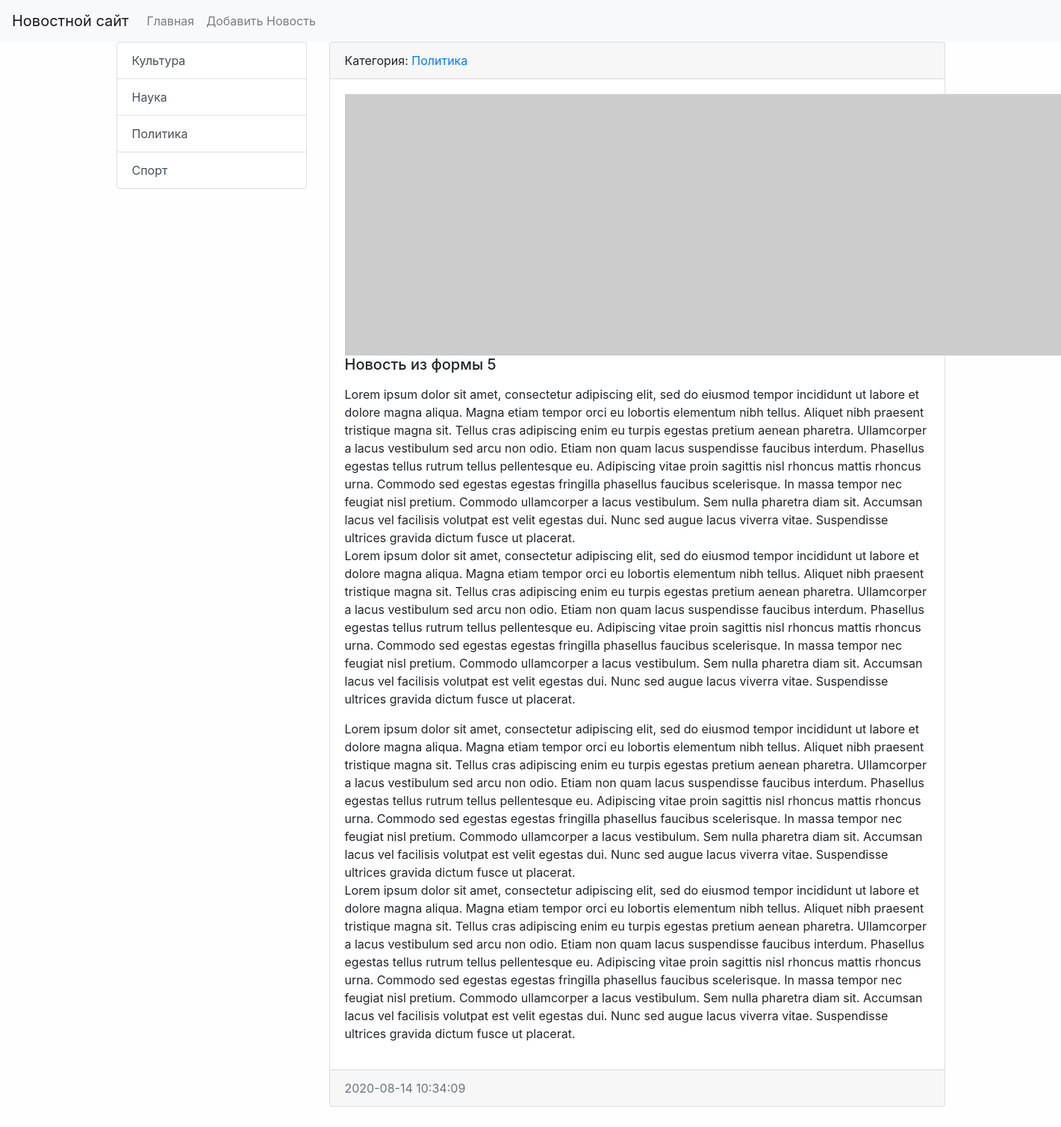
/news/12/, run on the app's committed database.
### news/models.py (models this page shows, shortened)
class Category(models.Model):
    title = models.CharField(max_length=150, db_index=True, verbose_name='Наименование категории')
    def get_absolute_url(self):
        return reverse('category', kwargs={'category_id': self.pk})
    def __str__(self):
        return self.title
    class Meta:
        verbose_name = 'Категорию'
        verbose_name_plural = 'Категории'
        ordering = ['title']

class News(models.Model):
    title = models.CharField(max_length=150, verbose_name='Наименование')
    content = models.TextField(blank=True, verbose_name='Контент')
    created_at = models.DateTimeField(auto_now_add=True, verbose_name='Дата публикации')
    updated_at = models.DateTimeField(auto_now=True, verbose_name='Обновлено')
    photo = models.ImageField(upload_to='photos/%Y/%m/%d/', verbose_name='Фото', blank=True)
    is_published = models.BooleanField(default=True, verbose_name='Опубликовано')
    category = models.ForeignKey('Category', on_delete=models.PROTECT, verbose_name='Категория')
    class Meta:
        verbose_name = 'Новость'
        verbose_name_plural = 'Новости'
        ordering = ['-created_at']

### news/views.py (the view)
# urls.py: path('news/<int:pk>/', ViewNews.as_view(), name='view_news'),
class ViewNews(DetailView):
    model = News
    context_object_name = 'news_item'

### news/templatetags/news_tags.py (called while the page is built)
@register.inclusion_tag('news/list_categories.html')
def show_categories():
    categories = Category.objects.all()
    return {'categories': categories}

### news/templates/news/news_detail.html (shortened to what this page needs)
{% extends "base.html" %}
{% block sidebar %}
{%include 'inc/_sidebar.html'%}
{% endblock %}
{% block content %}
<div class="card mb-3">
    <div class="card-header">
        Категория: <a href="{{news_item.category.get_absolute_url}}">{{news_item.category}}</a>
    </div>
    <div class="card-body">
        {%if item.photo %}
        <img src="{{news_item.photo.url}}" alt="" width="350" class="float-left mr-3">
        {%else%}
        <img src="https://picsum.photos/id/1060/350/235/" alt="" class="float-left mr-3">
        {%endif%}
        <h5 class="card-title">{{news_item.title}}</h5>
        <p class="card-text">{{news_item.content|safe|linebreaks}}</p>
    </div>
    <div class="card-footer text-muted">
        {{news_item.created_at|date:"Y-m-d H:i:s"}}
    </div>
</div>
{% endblock %}

### news/templates/news/list_categories.html
<div class="list-group">
    {%for item in categories %}
    <a href="{{item.get_absolute_url}}" class="list-group-item list-group-item-action">{{item.title}}</a>
    {%endfor%}
</div>

### mysite/static/css/style.css (style rules this page uses)
body { background-color: #fefefe; }

### data on the page
Category: title "Культура"
Category: title "Наука"
Category: title "Политика"
Category: title "Спорт"
News: category "Политика", title "Новость из формы 5", content "Lorem ipsum dolor sit amet, consectetur adipiscing elit, sed do eiusmod tempor incididunt ut labore et dolore magna aliqua. Magna etiam tempor orci eu lobortis elementum nibh tellus. Aliquet nibh praesent tristique magna sit. Tellus cras adipiscing enim eu turpis egestas pretium aenean pharetra. Ullamcorper a lacus vestibulum sed arcu non odio. Etiam non quam lacus suspendisse faucibus interdum. Phasellus egestas tellus rutrum tellus pellentesque eu. Adipiscing vitae proin sagittis nisl rhoncus mattis rhoncus urna. Commodo sed egestas egestas fringilla phasellus faucibus scelerisque. In massa tempor nec feugiat nisl pretium. Commodo ullamcorper a lacus vestibulum. Sem nulla pharetra diam…", created_at "2020-08-14 10:34:09"
